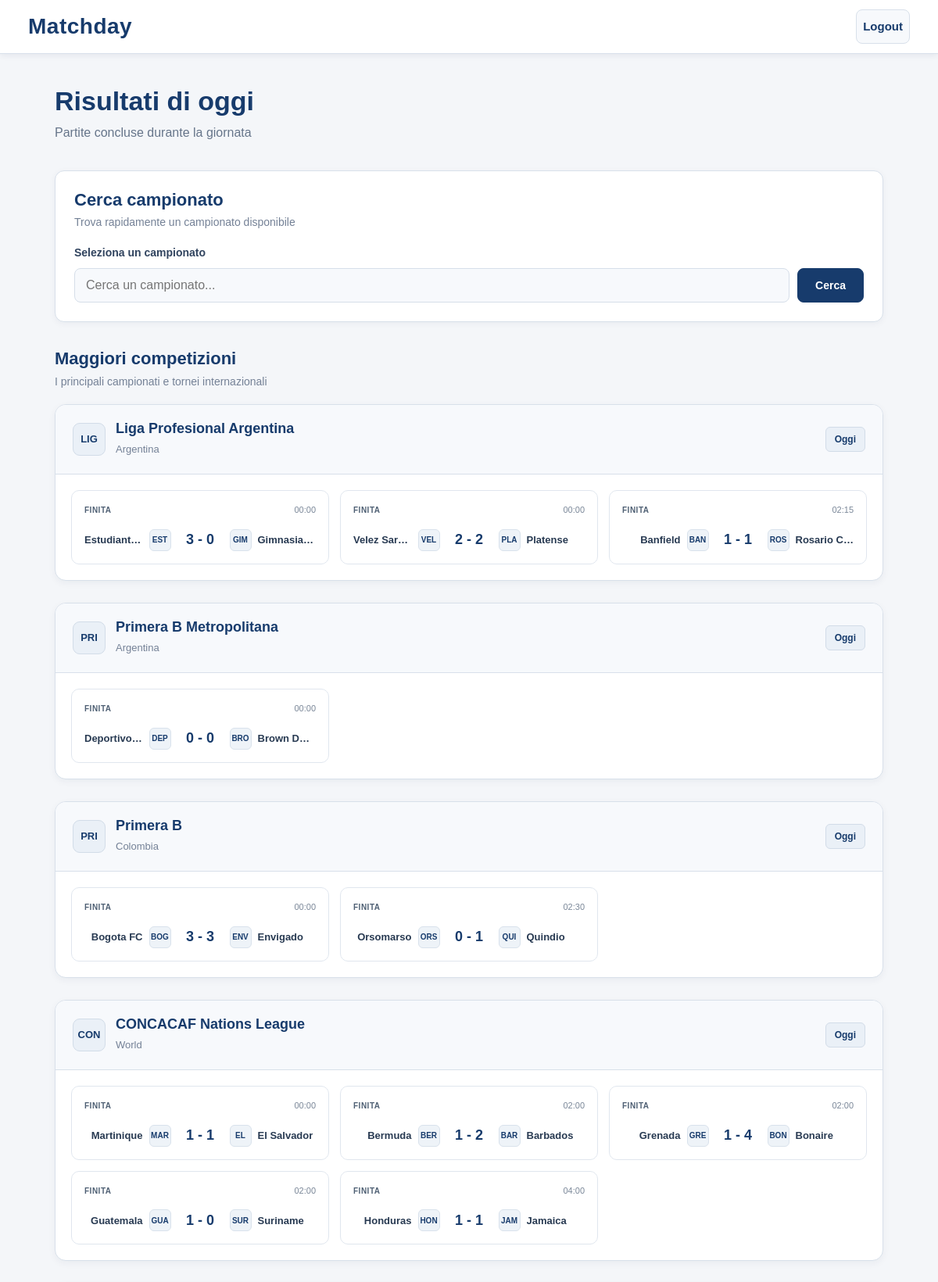
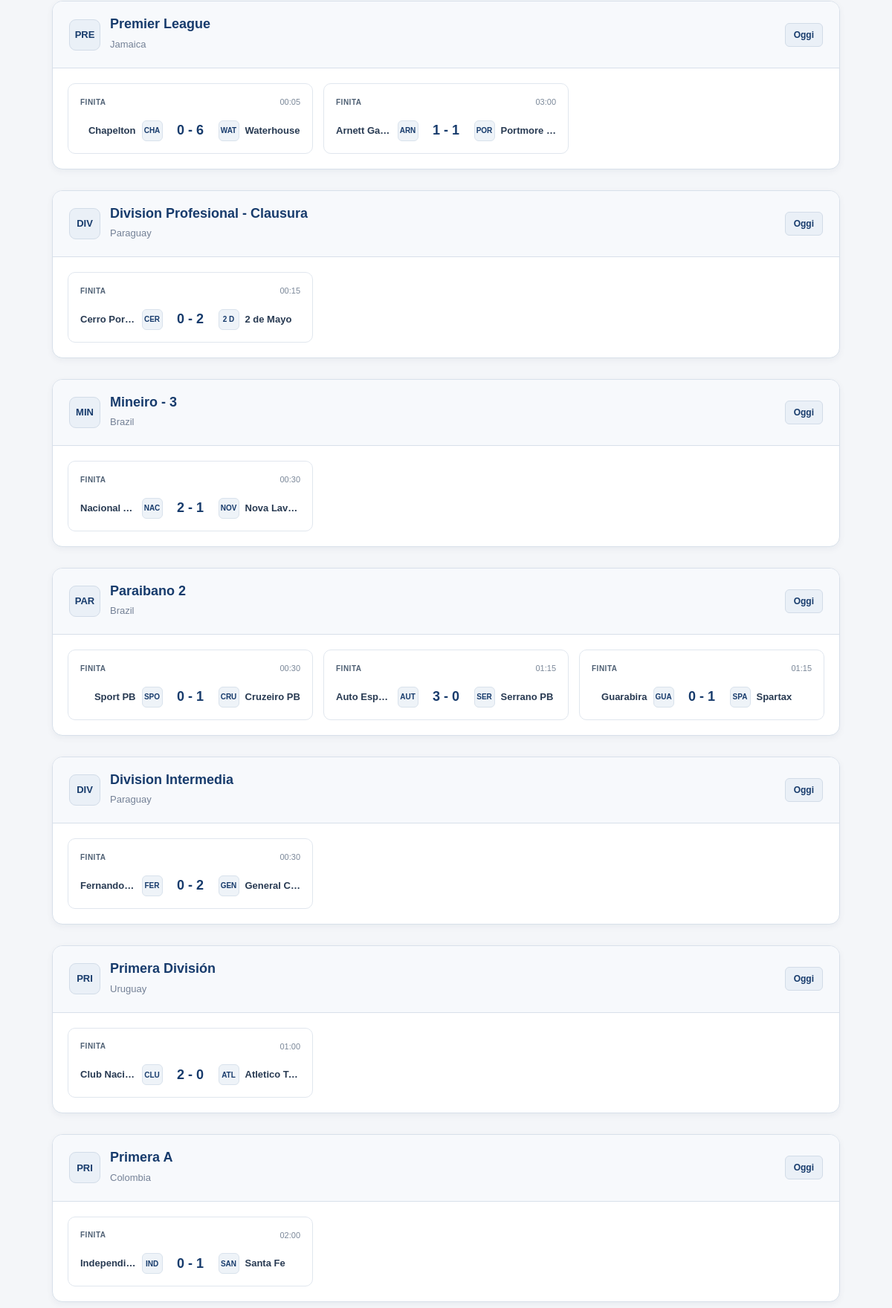
Screenshot of / (signed in, upper part) with the database file from the repository (2 pictures, top to bottom).
### models/model.py (models this page shows, shortened)
class Competition(db.Model):
    id = db.Column(db.Integer, primary_key=True)
    api_id = db.Column(db.Integer, unique=True, nullable=False)
    name = db.Column(db.String(100), nullable=False)
    country = db.Column(db.String(100), nullable=False)
    country_code = db.Column(db.String(2), nullable=True)
    logo = db.Column(db.String(255), nullable=True)
    type = db.Column(db.String(20), nullable=True)
    is_major = db.Column(db.Boolean, default=False, nullable=False)
    is_top_in_country = db.Column(db.Boolean, default=False, nullable=False)
    users = db.relationship(
    "User",
    secondary=user_competitions,
    back_populates="competitions"
)
    matches = db.relationship(
        "Match",
        back_populates="competition",
        cascade="all, delete-orphan"
    )

class Match(db.Model):
    id = db.Column(db.Integer, primary_key=True)
    api_id = db.Column(db.Integer, unique=True, nullable=False)
    competition_id = db.Column(
        db.Integer,
        db.ForeignKey("competition.id"),
        nullable=False
    )
    home_team_id = db.Column(
        db.Integer,
        db.ForeignKey("team.id"),
        nullable=False
    )
    away_team_id = db.Column(
        db.Integer,
        db.ForeignKey("team.id"),
        nullable=False
    )
    date = db.Column(db.DateTime, nullable=False)
    status = db.Column(db.String(20), nullable=False)
    home_score = db.Column(db.Integer, nullable=True)
    away_score = db.Column(db.Integer, nullable=True)
    competition = db.relationship(
        "Competition",
        back_populates="matches"
    )
    home_team = db.relationship(
        "Team",
        foreign_keys=[home_team_id],
        back_populates="home_matches"
    )
    away_team = db.relationship(
        "Team",
        foreign_keys=[away_team_id],
        back_populates="away_matches"
    )

class Team(db.Model):
    id = db.Column(db.Integer, primary_key=True)
    api_id = db.Column(db.Integer, unique=True, nullable=False)
    name = db.Column(db.String(100), nullable=False)
    logo = db.Column(db.String(255), nullable=True)
    country = db.Column(db.String(100), nullable=True)
    home_matches = db.relationship(
        "Match",
        foreign_keys="Match.home_team_id",
        back_populates="home_team"
    )
    away_matches = db.relationship(
        "Match",
        foreign_keys="Match.away_team_id",
        back_populates="away_team"
    )

### blueprints/frontend.py (the view)
@app.route("/")
@login_required
def home():
    today = datetime.now(TIMEZONE).date()
    selected_competition = request.args.get("competition")
    competitions = Competition.query.order_by(
        Competition.name
    ).all()
    query = Match.query.filter(
        Match.date >= datetime.combine(today, datetime.min.time()),
        Match.date < datetime.combine(
            today,
            datetime.max.time()
        ),
        Match.status.in_(FINISHED_STATUSES)
    )
    if selected_competition:
        query = query.join(Competition).filter(
            Competition.name == selected_competition
        )
    matches = query.order_by(Match.date).all()
    matches_by_competition = {}
    for match in matches:
        competition = match.competition
        if competition.id not in matches_by_competition:
            matches_by_competition[competition.id] = {
                "competition": competition,
                "matches": []
            }
        matches_by_competition[competition.id]["matches"].append(match)
    competition_groups = list(matches_by_competition.values())
    major_competitions = [
        group
        for group in competition_groups
        if group["competition"].is_major
    ]
    if not major_competitions:
        major_competitions = competition_groups
    regional_competition = next(
        (
            group
            for group in competition_groups
            if group["competition"].is_top_in_country
        ),
        None
    )
    return render_template(
        "home.html",
        competitions=competitions,
        regional_competition=regional_competition,
        major_competitions=major_competitions,
        selected_competition=selected_competition
    )

### app.py (called while the page is built)
@login_manager.user_loader
def load_user(user_id):
    stmt = db.select(User).filter_by(id=user_id)
    user = db.session.execute(stmt).scalar_one_or_none()
    return user

### templates/home.html (shortened to what this page needs)
{% extends "base.html" %}
{% block content %}
<div class="matchday-home">
    <header class="matchday-header">
        <h1>Risultati di oggi</h1>
        <p>Partite concluse durante la giornata</p>
    </header>
    <section class="competition-search">
        <div class="section-heading">
            <h2>Cerca campionato</h2>
            <p>Trova rapidamente un campionato disponibile</p>
        </div>
        <form
            class="competition-search-form"
            method="GET"
            action="{{ url_for('frontend.home') }}"
        >
            <label for="competition-search">
                Seleziona un campionato
            </label>
            <div class="search-controls">
                <input
                    type="text"
                    id="competition-search"
                    name="competition"
                    list="competitions"
                    placeholder="Cerca un campionato..."
                    value="{{ selected_competition or '' }}"
                >
                <button type="submit">
                    Cerca
                </button>
            </div>
        </form>
    </section>
    <section class="competition-section">
        <div class="section-heading">
            <h2>Maggiori competizioni</h2>
            <p>I principali campionati e tornei internazionali</p>
        </div>
        <div class="major-competitions">
            {% for group in major_competitions %}
            <div class="competition-card">
                <div class="competition-card-header">
                    <div class="competition-info">
                        <div class="competition-badge">
                            {{ group.competition.name[:3]|upper }}
                        </div>
                        <div>
                            <h3>
                                {{ group.competition.name }}
                            </h3>
                            <span>
                                {{ group.competition.country }}
                            </span>
                        </div>
                    </div>
                    <span class="competition-date">
                        Oggi
                    </span>
                </div>
                <div class="matches-grid">
                    {% for match in group.matches %}
                    <div class="match-card">
                        <div class="match-status">
                            <span>FINITA</span>
                            <time>
                                {{ match.date.strftime('%H:%M') }}
                            </time>
                        </div>
                        <div class="match-teams">
                            <div class="team home-team">
                                <span class="team-name">
                                    {{ match.home_team.name }}
                                </span>
                                <div class="team-short-name">
                                    {{ match.home_team.name[:3]|upper }}
                                </div>
                            </div>
                            <div class="match-score">
                                {{ match.home_score }} - {{ match.away_score }}
                            </div>
                            <div class="team away-team">
                                <div class="team-short-name">
                                    {{ match.away_team.name[:3]|upper }}
                                </div>
                                <span class="team-name">
                                    {{ match.away_team.name }}
                                </span>
                            </div>
                        </div>
                    </div>
                    {% endfor %}
                </div>
            </div>
            {% else %}
            <p class="empty-state">
                Nessuna partita disponibile oggi.
            </p>
            {% endfor %}
        </div>
    </section>
</div>
{% endblock %}

### templates/base.html (shortened to what this page needs)
<!DOCTYPE html>
<html>
    <link href="https://cdn.jsdelivr.net/npm/bootstrap@5.3.3/dist/css/bootstrap.min.css" rel="stylesheet">
    <link rel="stylesheet" href="{{ url_for('static', filename='css/style.css') }}">
<head>
</head>
<body>
      <nav class="navbar navbar-expand-lg auth-navbar">
            <div class="container-fluid">
                <div class="navbar-content w-100 d-flex align-items-center">
                    <a class="navbar-brand auth-navbar-brand" href="{{ url_for('frontend.home') }}">
                        <span>Matchday</span>
                    </a>
                    <ul class="navbar-nav navbar-links mb-0 ms-auto">
                        {% if current_user.is_authenticated %}
                        <li class="nav-item">
                            <a class="nav-link" href="{{ url_for('auth.logout') }}">
                                Logout
                            </a>
                        </li>
                        {% endif %}
                    </ul>
                </div>
            </div>
        </nav>
    <div class="container">
        {% block content %}{% endblock %}
    </div>
</body>
</html>

### rows the page displays
Competition: competition "LIG", competition.name "Liga Profesional Argentina", competition.country "Argentina"
Match: date "00:00", home_team.name "Estudiant…", home_team "EST", home_score "3", away_score "0", away_team "GIM", away_team.name "Gimnasia…"
Match: date "00:00", home_team.name "Velez Sar…", home_team "VEL", home_score "2", away_score "2", away_team "PLA", away_team.name "Platense"
Match: date "02:15", home_team.name "Banfield", home_team "BAN", home_score "1", away_score "1", away_team "ROS", away_team.name "Rosario C…"
Competition: competition "PRI", competition.name "Primera B Metropolitana", competition.country "Argentina"
Match: date "00:00", home_team.name "Deportivo…", home_team "DEP", home_score "0", away_score "0", away_team "BRO", away_team.name "Brown D…"
Competition: competition "PRI", competition.name "Primera B", competition.country "Colombia"
Match: date "00:00", home_team.name "Bogota FC", home_team "BOG", home_score "3", away_score "3", away_team "ENV", away_team.name "Envigado"
Match: date "02:30", home_team.name "Orsomarso", home_team "ORS", home_score "0", away_score "1", away_team "QUI", away_team.name "Quindio"
Competition: competition "CON", competition.name "CONCACAF Nations League", competition.country "World"
Match: date "00:00", home_team.name "Martinique", home_team "MAR", home_score "1", away_score "1", away_team "EL", away_team.name "El Salvador"
Match: date "02:00", home_team.name "Bermuda", home_team "BER", home_score "1", away_score "2", away_team "BAR", away_team.name "Barbados"
Match: date "02:00", home_team.name "Grenada", home_team "GRE", home_score "1", away_score "4", away_team "BON", away_team.name "Bonaire"
Match: date "02:00", home_team.name "Guatemala", home_team "GUA", home_score "1", away_score "0", away_team "SUR", away_team.name "Suriname"
Match: date "04:00", home_team.name "Honduras", home_team "HON", home_score "1", away_score "1", away_team "JAM", away_team.name "Jamaica"
Competition: competition "PRE", competition.name "Premier League", competition.country "Jamaica"
Match: date "00:05", home_team.name "Chapelton", home_team "CHA", home_score "0", away_score "6", away_team "WAT", away_team.name "Waterhouse"
Match: date "03:00", home_team.name "Arnett Ga…", home_team "ARN", home_score "1", away_score "1", away_team "POR", away_team.name "Portmore…"
Competition: competition "DIV", competition.name "Division Profesional - Clausura", competition.country "Paraguay"
Match: date "00:15", home_team.name "Cerro Por…", home_team "CER", home_score "0", away_score "2", away_team "2 D", away_team.name "2 de Mayo"
Competition: competition "MIN", competition.name "Mineiro - 3", competition.country "Brazil"
Match: date "00:30", home_team.name "Nacional…", home_team "NAC", home_score "2", away_score "1", away_team "NOV", away_team.name "Nova Lav…"
Competition: competition "PAR", competition.name "Paraibano 2", competition.country "Brazil"
Match: date "00:30", home_team.name "Sport PB", home_team "SPO", home_score "0", away_score "1", away_team "CRU", away_team.name "Cruzeiro PB"
Match: date "01:15", home_team.name "Auto Esp…", home_team "AUT", home_score "3", away_score "0", away_team "SER", away_team.name "Serrano PB"
Match: date "01:15", home_team.name "Guarabira", home_team "GUA", home_score "0", away_score "1", away_team "SPA", away_team.name "Spartax"
Competition: competition "DIV", competition.name "Division Intermedia", competition.country "Paraguay"
Match: date "00:30", home_team.name "Fernando…", home_team "FER", home_score "0", away_score "2", away_team "GEN", away_team.name "General C…"
Competition: competition "PRI", competition.name "Primera División", competition.country "Uruguay"
Match: date "01:00", home_team.name "Club Naci…", home_team "CLU", home_score "2", away_score "0", away_team "ATL", away_team.name "Atletico T…"
Competition: competition "PRI", competition.name "Primera A", competition.country "Colombia"
Match: date "02:00", home_team.name "Independi…", home_team "IND", home_score "0", away_score "1", away_team "SAN", away_team.name "Santa Fe"
